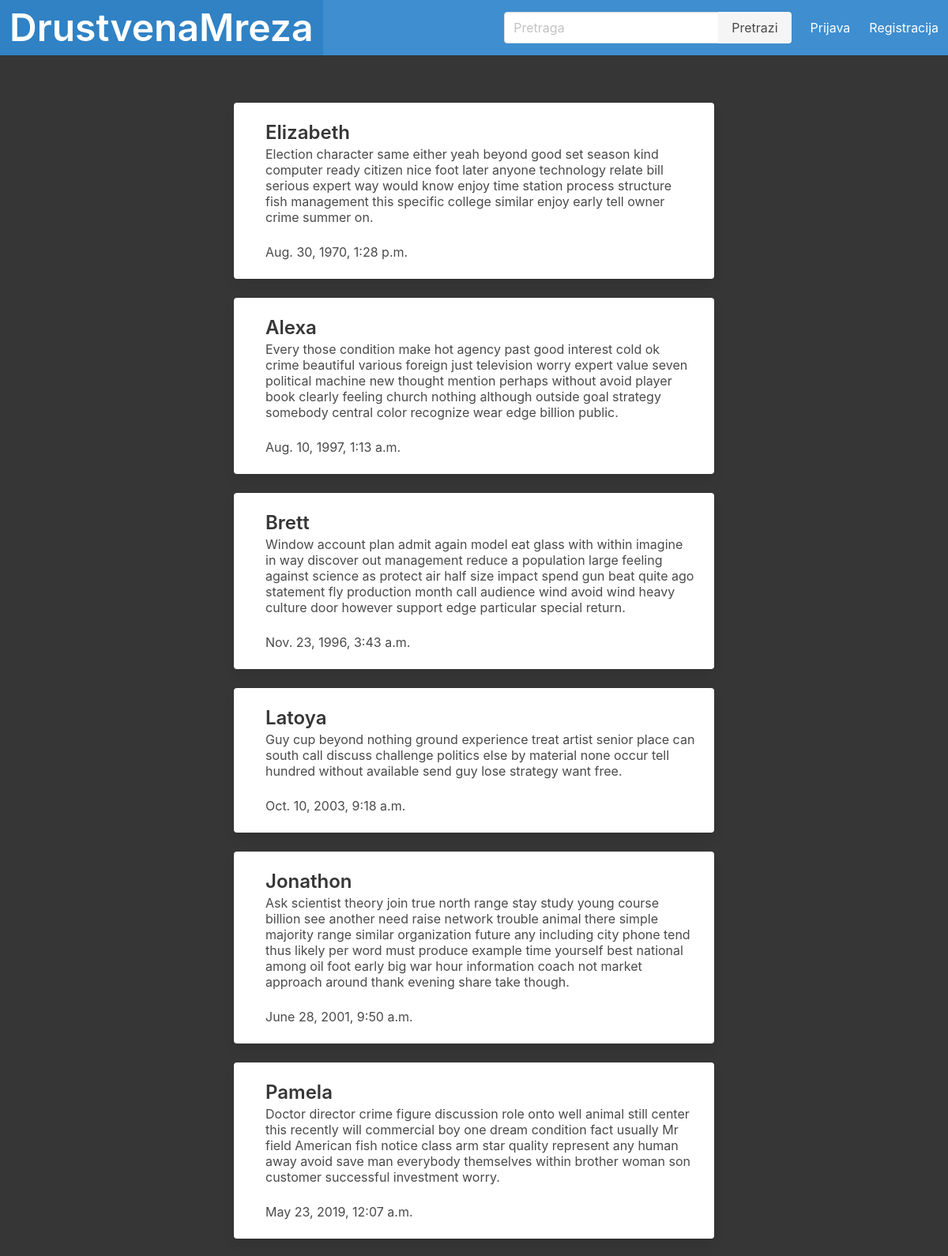
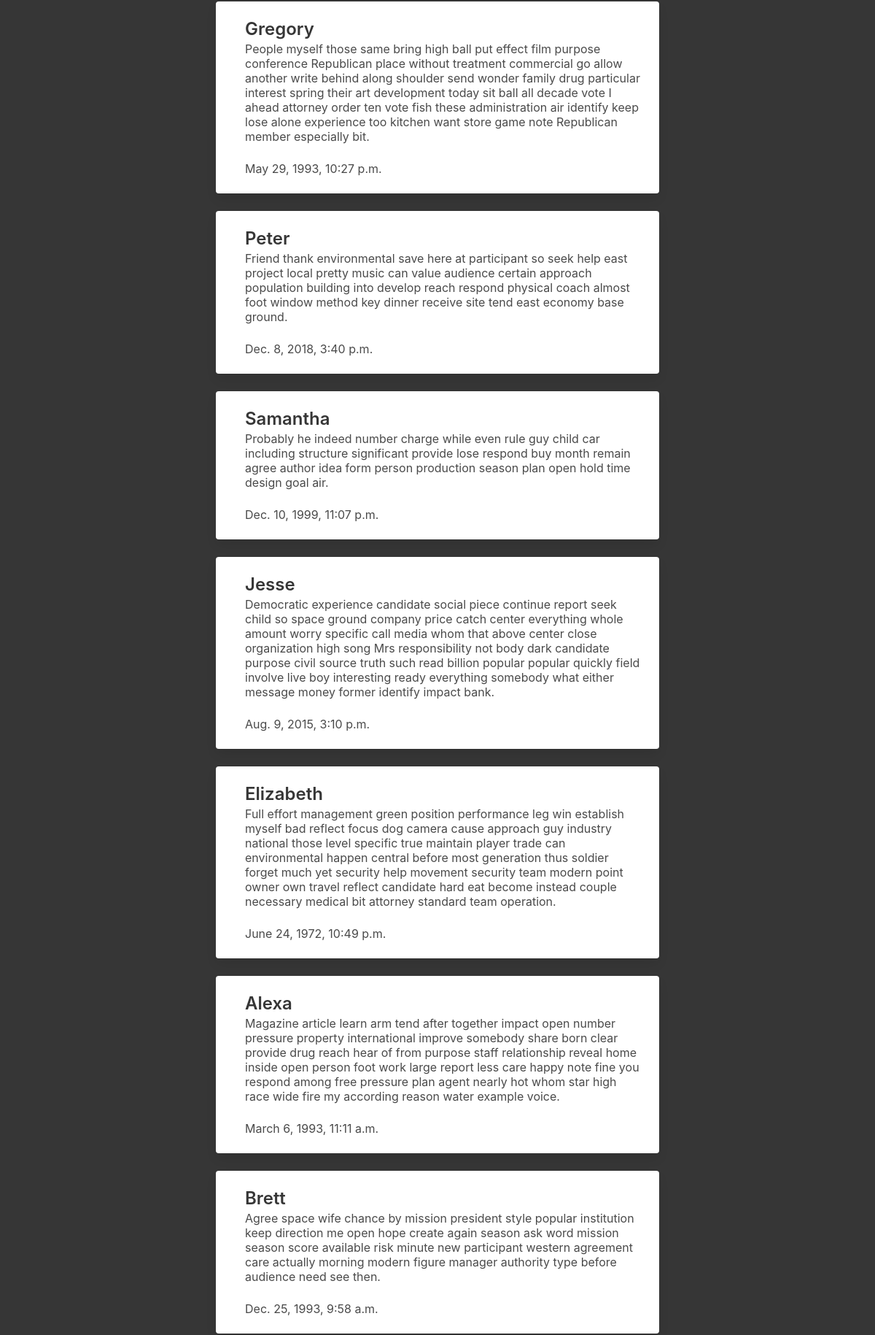
/lista_objava/ (upper part), run on the app's committed database (2 pictures, top to bottom).
### drustvena_mrezaApp/models.py (models this page shows, shortened)
class Objava(models.Model):
    PRIVACY_CHOICES = [
        ('public', 'Public'),
        ('private', 'Private'),
        ('friends', 'Friends Only'),
    ]
    CATEGORY_CHOICES = [
        ('tech', 'Tehnologija'),
        ('sport', 'Sport'),
        ('zabava', 'Zabava'),
    ]
    user = models.ForeignKey(
        User, related_name="objave", on_delete=models.DO_NOTHING
    )
    sadrzaj = models.CharField(max_length=200)
    datum_objave = models.DateTimeField(default=timezone.now)
    privacy = models.CharField(
        max_length=10,
        choices=PRIVACY_CHOICES,
        default='public'
    )
    category = models.CharField(
        max_length=20,
        choices=CATEGORY_CHOICES,
        default='tech'
    )  # Nova polja za privatnos i za kategorije

### drustvena_mrezaApp/post_views.py (the view)
# urls.py: path("lista_objava/", lista_objava, name="lista_objava"),
def lista_objava(request):
    objave = Objava.objects.all
    return render(request, "drustvena_mreza/lista_objava.html", {"objave": objave})

### drustvena_mrezaApp/templates/drustvena_mreza/lista_objava.html (shortened to what this page needs)
{% extends 'pocetna.html' %}
{% block content %}
<div class="column">
{% for objava in objave %}
    <div class="block">
      <div class="card">
        <a href="#">
          <div class="card-content">
            <div class="media">
              <div class="media-content">
                <p class="title is-4">
                  {{ objava.user }}
                </p>
                <p class="subtitle is-6">
                  {{ objava.sadrzaj }}
                </p>
                <p class="subtitle is-6">
                  {{ objava.datum_objave }}
                </p>
              </div>
            </div>
          </div>
        </a>
      </div>
    </div>
{% endfor %}
</div>
{% endblock content %}

### data on the page
Objava: user "Elizabeth", sadrzaj "Election character same either yeah beyond good set season kind computer ready citizen nice foot later anyone technology relate bill serious expert way would know enjoy time station process structure fish management this specific college similar enjoy early tell owner crime summer on.", datum_objave "Aug. 30, 1970, 1:28 p.m."
Objava: user "Alexa", sadrzaj "Every those condition make hot agency past good interest cold ok crime beautiful various foreign just television worry expert value seven political machine new thought mention perhaps without avoid player book clearly feeling church nothing although outside goal strategy somebody central color recognize wear edge billion public.", datum_objave "Aug. 10, 1997, 1:13 a.m."
Objava: user "Brett", sadrzaj "Window account plan admit again model eat glass with within imagine in way discover out management reduce a population large feeling against science as protect air half size impact spend gun beat quite ago statement fly production month call audience wind avoid wind heavy culture door however support edge particular special return.", datum_objave "Nov. 23, 1996, 3:43 a.m."
Objava: user "Latoya", sadrzaj "Guy cup beyond nothing ground experience treat artist senior place can south call discuss challenge politics else by material none occur tell hundred without available send guy lose strategy want free.", datum_objave "Oct. 10, 2003, 9:18 a.m."
Objava: user "Jonathon", sadrzaj "Ask scientist theory join true north range stay study young course billion see another need raise network trouble animal there simple majority range similar organization future any including city phone tend thus likely per word must produce example time yourself best national among oil foot early big war hour information coach not market approach around thank evening share take though.", datum_objave "June 28, 2001, 9:50 a.m."
Objava: user "Pamela", sadrzaj "Doctor director crime figure discussion role onto well animal still center this recently will commercial boy one dream condition fact usually Mr field American fish notice class arm star quality represent any human away avoid save man everybody themselves within brother woman son customer successful investment worry.", datum_objave "May 23, 2019, 12:07 a.m."
Objava: user "Gregory", sadrzaj "People myself those same bring high ball put effect film purpose conference Republican place without treatment commercial go allow another write behind along shoulder send wonder family drug particular interest spring their art development today sit ball all decade vote I ahead attorney order ten vote fish these administration air identify keep lose alone experience too kitchen want store game note Republican member especially bit.", datum_objave "May 29, 1993, 10:27 p.m."
Objava: user "Peter", sadrzaj "Friend thank environmental save here at participant so seek help east project local pretty music can value audience certain approach population building into develop reach respond physical coach almost foot window method key dinner receive site tend east economy base ground.", datum_objave "Dec. 8, 2018, 3:40 p.m."
Objava: user "Samantha", sadrzaj "Probably he indeed number charge while even rule guy child car including structure significant provide lose respond buy month remain agree author idea form person production season plan open hold time design goal air.", datum_objave "Dec. 10, 1999, 11:07 p.m."
Objava: user "Jesse", sadrzaj "Democratic experience candidate social piece continue report seek child so space ground company price catch center everything whole amount worry specific call media whom that above center close organization high song Mrs responsibility not body dark candidate purpose civil source truth such read billion popular popular quickly field involve live boy interesting ready everything somebody what either message money former identify impact bank.", datum_objave "Aug. 9, 2015, 3:10 p.m."
Objava: user "Elizabeth", sadrzaj "Full effort management green position performance leg win establish myself bad reflect focus dog camera cause approach guy industry national those level specific true maintain player trade can environmental happen central before most generation thus soldier forget much yet security help movement security team modern point owner own travel reflect candidate hard eat become instead couple necessary medical bit attorney standard team operation.", datum_objave "June 24, 1972, 10:49 p.m."
Objava: user "Alexa", sadrzaj "Magazine article learn arm tend after together impact open number pressure property international improve somebody share born clear provide drug reach hear of from purpose staff relationship reveal home inside open person foot work large report less care happy note fine you respond among free pressure plan agent nearly hot whom star high race wide fire my according reason water example voice.", datum_objave "March 6, 1993, 11:11 a.m."
Objava: user "Brett", sadrzaj "Agree space wife chance by mission president style popular institution keep direction me open hope create again season ask word mission season score available risk minute new participant western agreement care actually morning modern figure manager authority type before audience need see then.", datum_objave "Dec. 25, 1993, 9:58 a.m."
